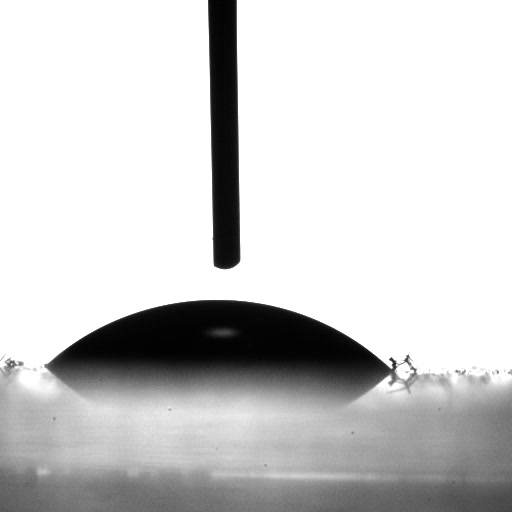
#> input picture vids/test1_C001H001S0001.jpg, 512 x 512 px
$ python -i edge_detection.py   (imports and definitions only)
#> lines starting #> are read from the running program, lines starting #| are printed output that depends on the picture; after the words box and inside, x2 and y2 are one past the last pixel; in counts of white or black regions, pixels touching at a corner belong together
#> further down, picture is the input picture: shape (512, 512, 3); min 1, max 255, mean 205.7
import cv2
import numpy as np


def detect_edges(frame):
    """Detect and draw the largest external contour on a BGR frame."""
    gray = cv2.cvtColor(frame, cv2.COLOR_BGR2GRAY)
    blur = cv2.GaussianBlur(gray, (5, 5), 0)

    median = np.median(blur)
#> median = 255
    lower = int(max(0, (1.0 - 0.33) * median))
#> lower = 170
    upper = int(min(255, (1.0 + 0.33) * median))
#> upper = 255
    edged = cv2.Canny(blur, lower, upper)
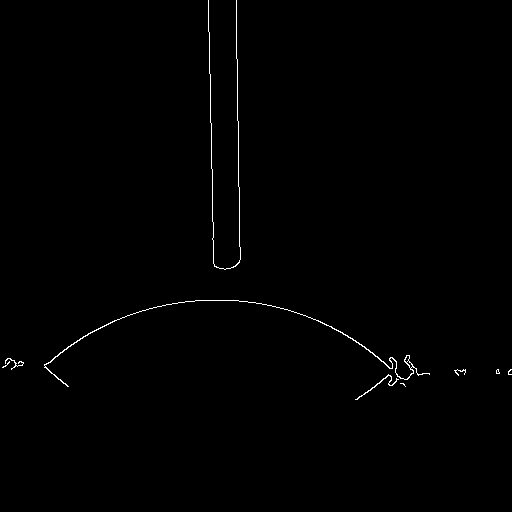
#> edged: shape (512, 512); 0.53% white in thin lines or dots, all inside (x1, y1, x2, y2) = (2, 0, 512, 400)
    edged = cv2.dilate(edged, np.ones((3, 3), np.uint8), iterations=1)
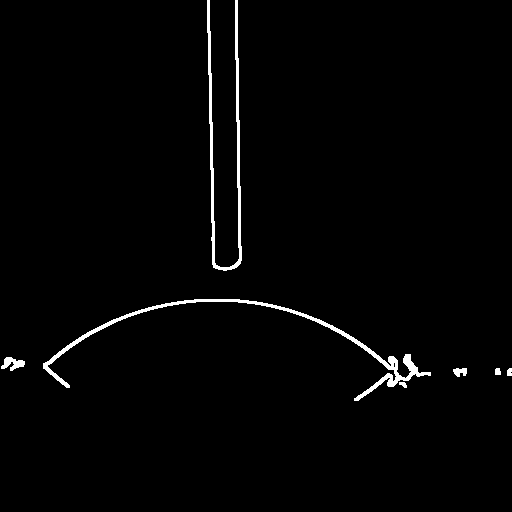
#> edged: shape (512, 512); 1.6% white; 7 white regions

    result = frame.copy()
    contours, _ = cv2.findContours(edged, cv2.RETR_EXTERNAL, cv2.CHAIN_APPROX_NONE)
#> contours = 7 contours; box (x1, y1, x2, y2) and area: (43, 299, 431, 401) 1730, (207, 0, 242, 271) 1159, (1, 357, 25, 371) 152, (453, 368, 467, 377) 70, (495, 368, 501, 375) 27, (507, 368, 512, 376) 25, (399, 382, 407, 388) 22
    if not contours:
        return result, None

    contour = max(contours, key=cv2.contourArea)
#> contour = contour of 999 points, box (x1, y1, x2, y2) (43, 299, 431, 401), area 1730
    cv2.drawContours(result, [contour], -1, (0, 255, 0), 2)
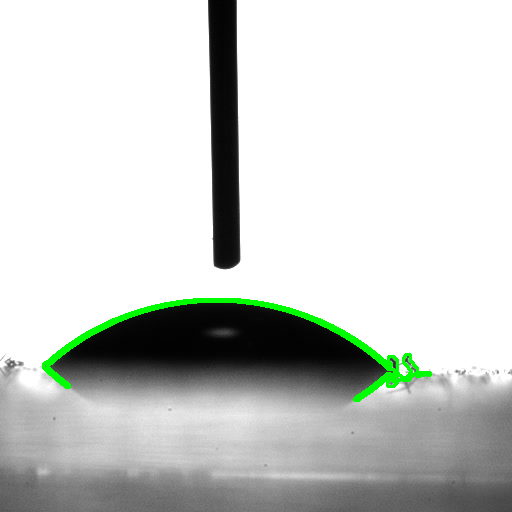
#> result: shape (512, 512, 3); 1.34% of pixels changed, all inside (x1, y1, x2, y2) = (42, 298, 432, 402)
    return result, contour

>>> import cv2
>>> picture = cv2.imread('../../vids/test1_C001H001S0001.jpg')
>>> result = detect_edges(picture)

$ run again, on vids/test2.png
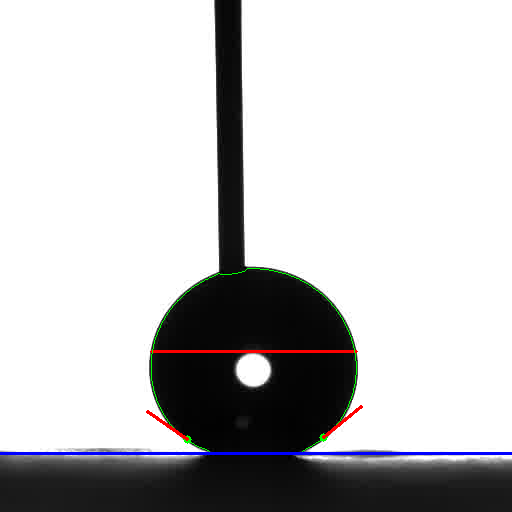
#> input picture vids/test2.png, 512 x 512 px
#> picture is the input picture: shape (512, 512, 3); mean B, G, R 195.8, 194.8, 195.3
#> median = 255
#> lower = 170
#> upper = 255
#> in detect_edges, `edged = cv2.dilate(edged, np.ones((3, 3), np.uint8), iterations=1)`:
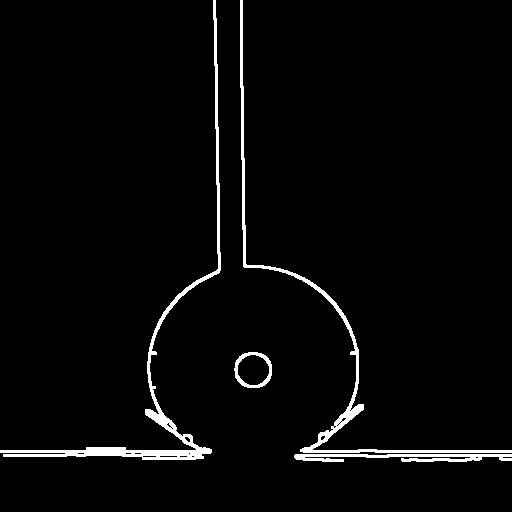
#> edged: shape (512, 512); 3% white; 4 white regions
#> contours = 4 contours; box (x1, y1, x2, y2) and area: (0, 0, 221, 460) 2904, (240, 0, 512, 453) 2054, (234, 352, 272, 388) 1068, (294, 454, 512, 462) 774
#> contour = contour of 1553 points, box (x1, y1, x2, y2) (0, 0, 221, 460), area 2904
#> in detect_edges, `cv2.drawContours(result, [contour], -1, (0, 255, 0), 2)`:
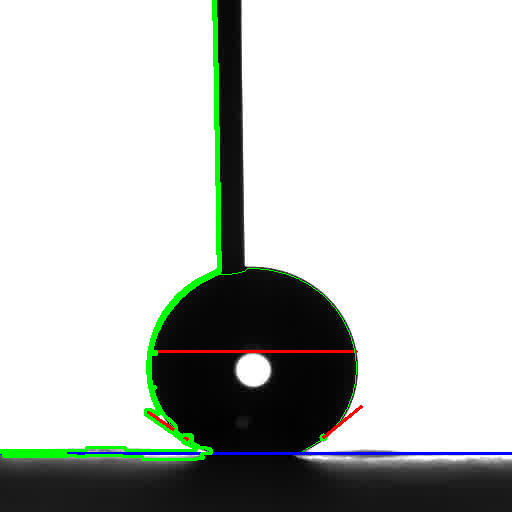
#> result: shape (512, 512, 3); 1.66% of pixels changed, all inside (x1, y1, x2, y2) = (0, 0, 222, 461)

$ run again, on vids/test3.png
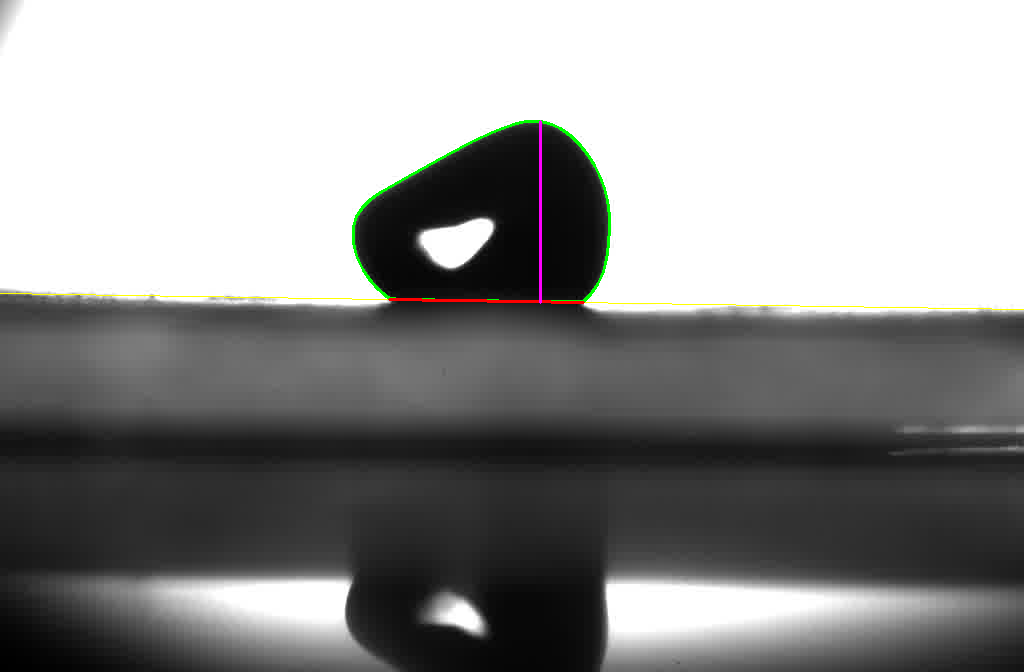
#> input picture vids/test3.png, 1024 x 672 px
#> picture is the input picture: shape (672, 1024, 3); mean B, G, R 146, 146.7, 146.5
#> median = 108
#> lower = 72
#> upper = 143
#> in detect_edges, `edged = cv2.dilate(edged, np.ones((3, 3), np.uint8), iterations=1)`:
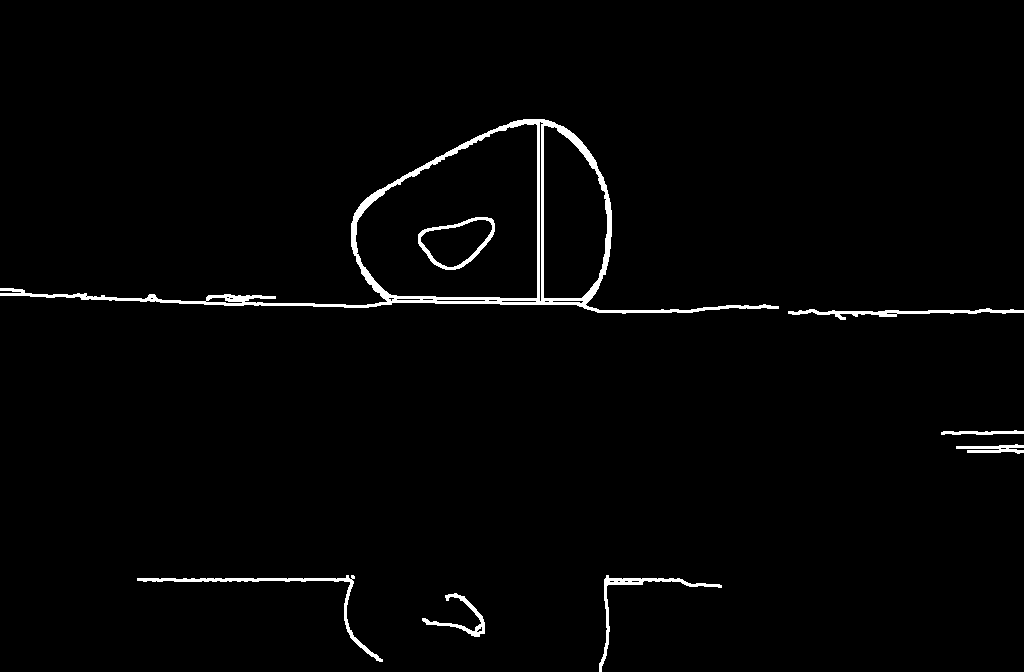
#> edged: shape (672, 1024); 1.8% white; 8 white regions
#> contours = 7 contours; box (x1, y1, x2, y2) and area: (0, 119, 779, 314) 39602, (137, 575, 383, 662) 782, (788, 308, 1024, 320) 636, (599, 575, 722, 672) 624, (422, 593, 485, 637) 416, (956, 444, 1024, 454) 276, (941, 430, 1024, 435) 180
#> contour = contour of 1974 points, box (x1, y1, x2, y2) (0, 119, 779, 314), area 39602
#> in detect_edges, `cv2.drawContours(result, [contour], -1, (0, 255, 0), 2)`:
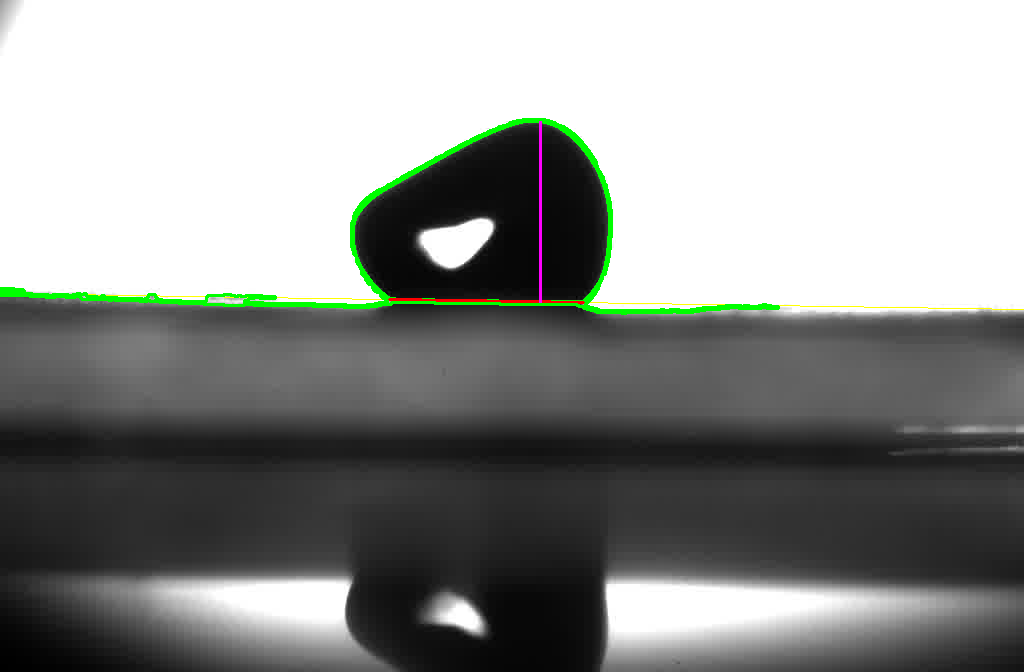
#> result: shape (672, 1024, 3); 0.81% of pixels changed, all inside (x1, y1, x2, y2) = (0, 118, 780, 315)
